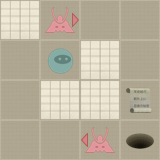

Below is a game level as drawn by its tile map, then a one-line description and the .tmx that defines it (tile-layer data replaced by summaries):
An orthogonal 4x4 tile map with 40x40 px tiles, 2 tile layers (Level, Actors).

<map version="1.0" orientation="orthogonal" width="4" height="4" tilewidth="40" tileheight="40">
 <properties>
  <property name="moves" value="6" />
 </properties>
 <tileset firstgid="1" name="tiles" tilewidth="40" tileheight="40" spacing="2" margin="2">
  <image source="tiles.png" width="256" height="256" />
  <tile id="0">
   <properties>
    <property name="actor" value="exit" />
   </properties>
  </tile>
  <tile id="2">
   <properties>
    <property name="actor" value="guard" />
    <property name="direction" value="down" />
   </properties>
  </tile>
  <tile id="3">
   <properties>
    <property name="actor" value="guard" />
    <property name="direction" value="left" />
   </properties>
  </tile>
  <tile id="4">
   <properties>
    <property name="actor" value="guard" />
    <property name="direction" value="right" />
   </properties>
  </tile>
  <tile id="5">
   <properties>
    <property name="actor" value="guard" />
    <property name="direction" value="up" />
   </properties>
  </tile>
  <tile id="7">
   <properties>
    <property name="actor" value="player" />
   </properties>
  </tile>
  <tile id="8">
   <properties>
    <property name="actor" value="scroll" />
   </properties>
  </tile>
  <tile id="9">
   <properties>
    <property name="wall" value="1" />
   </properties>
  </tile>
 </tileset>
 <layer name="Level" width="4" height="4">
  <data>[16 cells, 16 non-empty, 2 distinct tile ids]</data>
 </layer>
 <layer name="Actors" width="4" height="4">
  <data>[16 cells, 5 non-empty, 5 distinct tile ids]</data>
 </layer>
</map>
